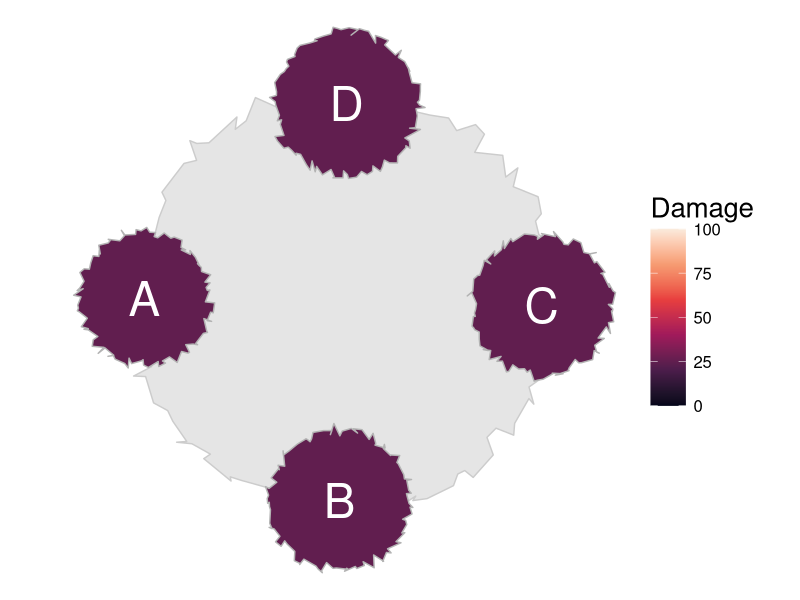
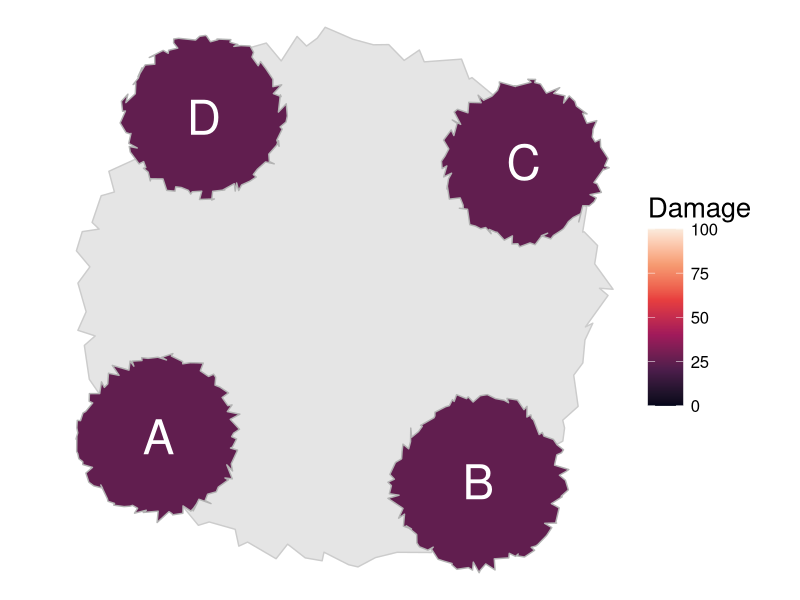
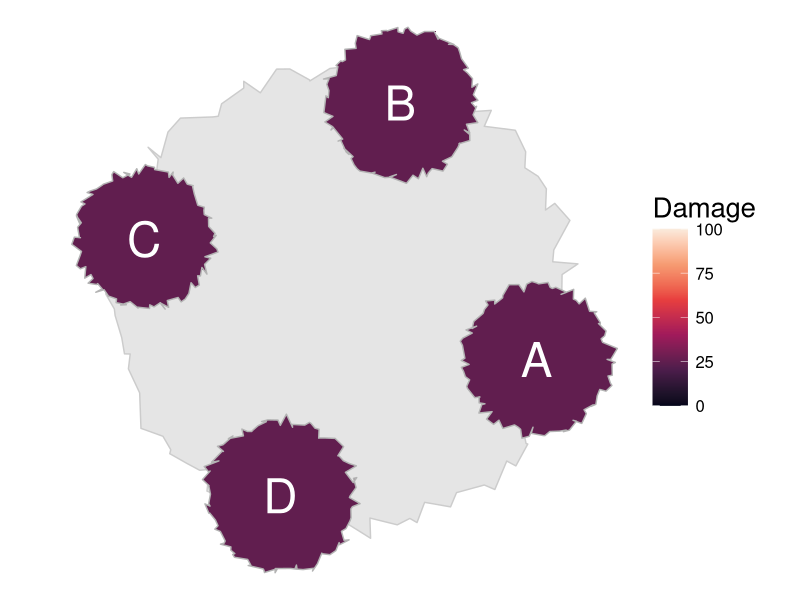
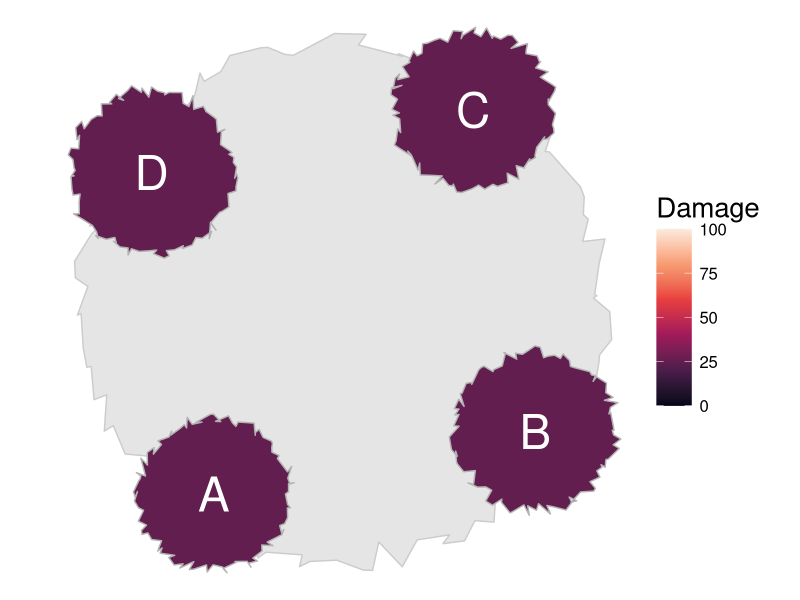
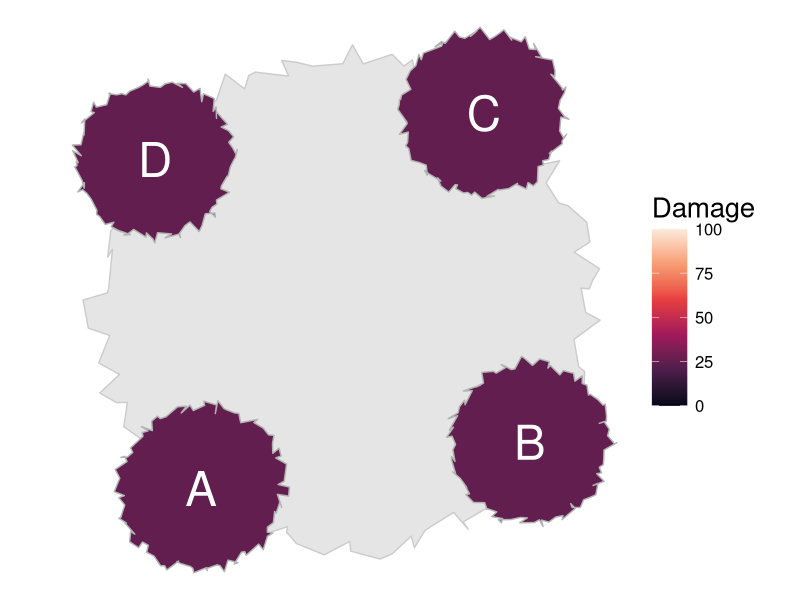
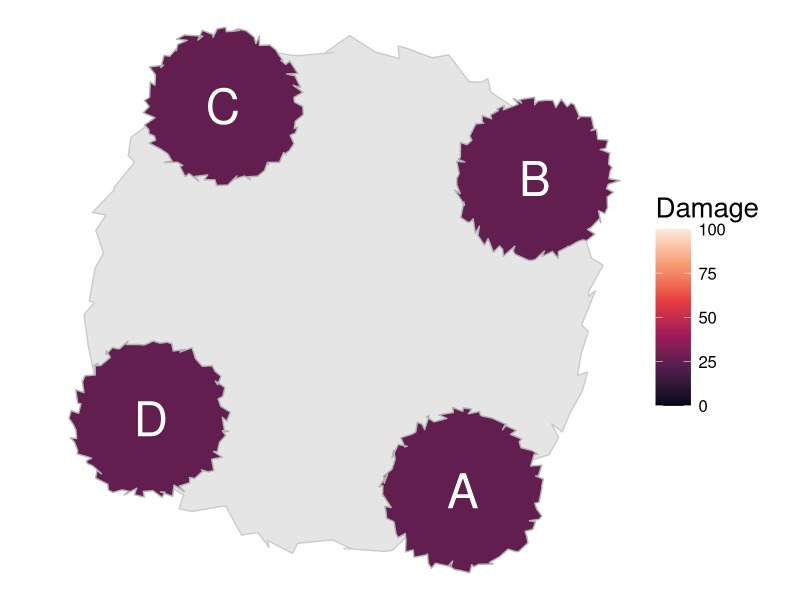
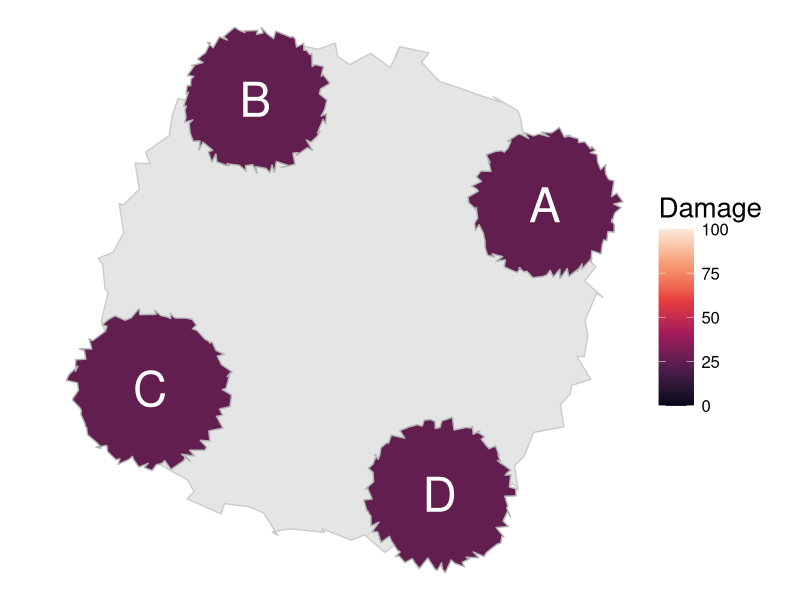
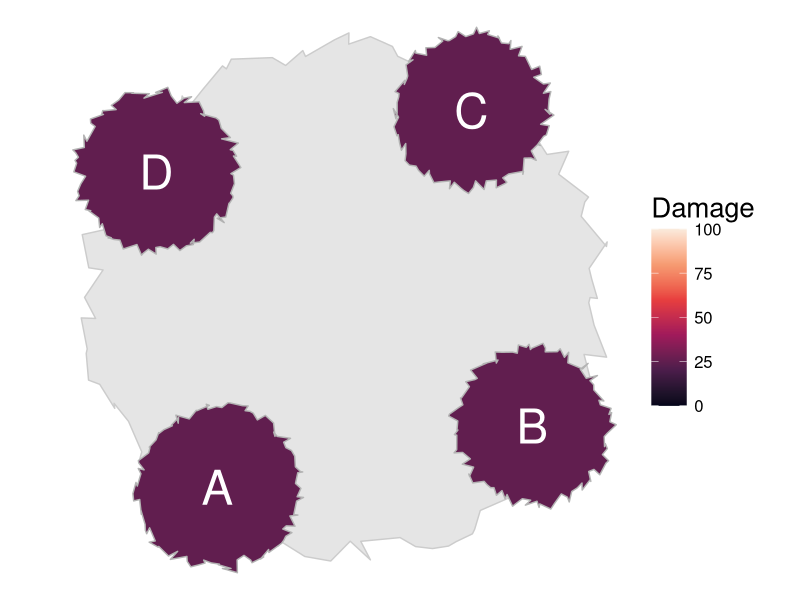

Recreate these plots in R, in order. (Note: this script raises an error after producing the figures.)
library(tidyverse)
library(RColorBrewer)
library(viridis)
library(here)

###CIRCLE GENERATION###
#Helper functions
generate_circle <- function(radius) {
  num_points <- 100  # Number of points along the circle
  angles <- seq(0, 2 * pi, length.out = num_points)
  
  circle <- data.frame(
    x = radius * cos(angles),
    y = radius * sin(angles)
  )
  
  return(circle)
}

add_deviation_to_circle <- function(circle, deviation_factor = 0.05) {
  deviation_x <- runif(nrow(circle), -deviation_factor, deviation_factor)
  deviation_y <- runif(nrow(circle), -deviation_factor, deviation_factor)
  circle$x <- circle$x + deviation_x
  circle$y <- circle$y + deviation_y
  return(circle)
}

adjust_perimeter <- function(circle, target_perimeter) {
  perimeter <- sum(sqrt(diff(circle$x)^2 + diff(circle$y)^2))
  scale_factor <- target_perimeter / perimeter
  circle$x <- circle$x * scale_factor
  circle$y <- circle$y * scale_factor
  return(circle)
}

#Call this function to generate circle!
base_circle <- function(radius, target_perimeter, deviation_factor) {
  circle <- generate_circle(radius)
  circle <- add_deviation_to_circle(circle, deviation_factor)
  circle <- adjust_perimeter(circle, target_perimeter)
  return(circle)
}

#Polygon rotation helper function
rot <- function(df, angle_deg) {
  angle_rad <- angle_deg * (pi / 180)
  
  df_rotated <- df |>
    mutate(
      x_rot = x * cos(angle_rad) - y * sin(angle_rad),
      y_rot = x * sin(angle_rad) + y * cos(angle_rad),
      x = x_rot, 
      y = y_rot
    )
  
  return(df_rotated)
}

###MAP CREATION###
create_map = function(a_idx, col, starting_angle, intuition) {
  #Index for D country is 3 after index for A country -- select damage levels
  d_idx <- a_idx + 3
  props <- scenarios[a_idx:d_idx]
  
  #Declare polygon objects
  obj1 <- base_circle(.7, 3.4, .055)
  obj2 <- base_circle(.7, 3.4, .055)
  obj3 <- base_circle(.7, 3.4, .055)
  obj4 <- base_circle(.7, 3.4, .055)
  
  #Establish map-wise rotation
  first_obj_rad = starting_angle * pi/180
  second_obj_rad = first_obj_rad + pi/2 
  third_obj_rad = first_obj_rad + pi
  fourth_obj_rad = first_obj_rad + 3*pi/2
  
  #Choose angle of internal rotation
  rot_angle <- sample(0:360, size=1)
  rot_rad = rot_angle * pi/180
  
  #Calculate end-goal center coordinates of each polygon
  cntr1_x = cos(first_obj_rad)
  cntr1_y = sin(first_obj_rad)
  cntr2_x = cos(second_obj_rad)
  cntr2_y = sin(second_obj_rad)
  cntr3_x = cos(third_obj_rad)
  cntr3_y = sin(third_obj_rad)
  cntr4_x = cos(fourth_obj_rad)
  cntr4_y = sin(fourth_obj_rad)
  
  #Translating polygons to formerly-calculated center coordinates
  coords1 <- obj1 |>
    mutate(x = x + cntr1_x,
           y = y + cntr1_y,
           damage = props[1])
  coords2 <- obj2 |>
    mutate(x = x + cntr2_x,
           y = y + cntr2_y,
           damage = props[2])
  coords3 <- obj3 |>
    mutate(x = x + cntr3_x,
           y = y + cntr3_y,
           damage = props[3])
  coords4 <- obj4 |>
    mutate(x = x + cntr4_x,
           y = y + cntr4_y,
           damage = props[4])
  
  #Rotate polygons by same random amount because of odd rot() functionality
  coords1 <- rot(coords1, rot_angle)
  coords2 <- rot(coords2, rot_angle)
  coords3 <- rot(coords3, rot_angle)
  coords4 <- rot(coords4, rot_angle)
  
  #Create label overlay with polygon center coordinates
  #Adding rotation from rot() function to label coordinates
  cntr1_x_rot <- cntr1_x * cos(rot_rad) - cntr1_y * sin(rot_rad)
  cntr1_y_rot <- cntr1_x * sin(rot_rad) + cntr1_y * cos(rot_rad)
  cntr2_x_rot <- cntr2_x * cos(rot_rad) - cntr2_y * sin(rot_rad)
  cntr2_y_rot <- cntr2_x * sin(rot_rad) + cntr2_y * cos(rot_rad)
  cntr3_x_rot <- cntr3_x * cos(rot_rad) - cntr3_y * sin(rot_rad)
  cntr3_y_rot <- cntr3_x * sin(rot_rad) + cntr3_y * cos(rot_rad)
  cntr4_x_rot <- cntr4_x * cos(rot_rad) - cntr4_y * sin(rot_rad)
  cntr4_y_rot <- cntr4_x * sin(rot_rad) + cntr4_y * cos(rot_rad)
  
  labels <- data.frame(
    text = c("A", "B", "C", "D"),
    x = c(cntr1_x_rot, cntr2_x_rot, cntr3_x_rot, cntr4_x_rot),
    y = c(cntr1_y_rot, cntr2_y_rot, cntr3_y_rot, cntr4_y_rot))
  
  #Circle qualities pre-selected based on visual salience
  circle <- base_circle(1.8, 9, .1) 
  
  #Plot, store to object
  map <- ggplot() +
    geom_polygon(circle, mapping = aes(x = x, y = y), fill = "grey90", color = "grey80") +
    geom_polygon(data = coords1, aes(x = x, y = y, fill = damage), color  = "grey70") +
    geom_polygon(data = coords2, aes(x = x, y = y, fill = damage), color = "grey70") +
    geom_polygon(data = coords3, aes(x = x, y = y, fill = damage), color = "grey70") +
    geom_polygon(data = coords4, aes(x = x, y = y, fill = damage), color = "grey70") +
    geom_text(data = labels, aes(x = x, y = y, label = text), color = "white", size = 12) +
    labs(fill = "Damage") +
    coord_fixed() 
  
  if (intuition == "int") {
    rev = 1
  } else {
    rev = -1
  }
  
  if (col == "blues") { #Blue color map
    map_col <- map +
      scale_fill_distiller(direction = rev, palette = "Blues", limits = c(0, 100))}
  else { #Rocket color map
    map_col <- map +
      scale_fill_viridis_c(option = "rocket", direction = rev, limits = c(0, 100))
  }
  
  #Add void theme to eliminate grid lines, axes, etc. 
  map_col <- map_col + 
    theme_void() +  
    theme(plot.background = element_rect(fill = "white", color = NA),
          legend.key.size = unit(.9, 'cm'), 
          legend.text = element_text(size = 12), 
          legend.title = element_text(size = 20))
  return(map_col)
}


#Save map to repository
download_map = function(map, a_idx, intuition, col, i) {
  #Create scenario prefix, rename intuition level, add version number
  scenario = case_when(a_idx == 1 ~ "scen1",
                       a_idx == 5 ~ "scen2",
                       a_idx == 9 ~ "scen3",
                       a_idx == 13 ~ "scen4",
                       a_idx == 17 ~ "scen5",
                       a_idx == 21 ~ "scen6")
  intuition_level = if_else(intuition == "int", "intuitive", "nonintuitive")
  i = paste("ver", i)
  
  #Create name, folder name, and set path
  download_name <- paste(scenario, col, intuition_level, i, ".png", sep = "_")
  folder_name <- paste(scenario, col, intuition_level, "maps", sep = "_")
  path <- here("map_plots", folder_name, download_name) 
  
  #Save and return name for storage in attribute table
  ggsave(path, plot = map, width = 10, height = 8, dpi = 300)
  return(download_name)
}

#Scenario damage levels
scenarios <- c(c(25,25,25,25),c(40,40,10,10),c(10,10,40,40),c(40,25,25,10),c(10,25,25,40),c(25,25,10,40))
#Possible indices of country A for each scenario 
scenario_a_indx <- c(1,5,9,13,17,21)
#Differentiating between intuititon levels and color schemes 
int_nonint <- c("int", "nonint")
col_scheme <- c("rocket", "blues")
#Version number
iter <- c(1,2,3,4,5,6,7,8,9,10,11,12,13,14,15,16)
#Possible map rotations
#Any given two maps within an attribute combination will be at least 15 degrees apart
map_rot <- c(0,15,30,45,60,75,90,105,120,135,150,165,180,195,210,225,240,255,270,285,300,315,330,345)

#Initialize attributes dataframe
map_attributes <- data.frame(
  a_idx = c(),
  intuition = c(),
  color = c(),
  version = c(),
  starting_angle = c(),
  filename = c()
)

for (a_idx in scenario_a_indx) {
  for (col in col_scheme){
    for (intuition in int_nonint) {
      #Randomly choose 8 starting angles for 8 versions of a given combination
      starting_angle_arr <- sample(map_rot, size = 16, replace = FALSE)
      for (i in iter) {
        starting_angle = starting_angle_arr[i]
        
        map <- create_map(a_idx, col, starting_angle, intuition)
        
        filename <- download_map(map, a_idx, intuition, col, i)
        
        attr <- c(a_idx, intuition, col, i, starting_angle, filename)
        map_attributes <- map_attributes |> rbind(attr)
      }
    }
  }
}


map_attributes_edited <- map_attributes |>
  mutate(scenario_props = case_when(X.1. == 1 ~ '25_25_25_25',
                                    X.1. == 5 ~ '40_40_10_10',
                                    X.1. == 9 ~ '10_10_40_40',
                                    X.1. == 13 ~ '40_25_25_10',
                                    X.1. == 17 ~ '10_25_25_40',
                                    X.1. == 21 ~ '25_25_10_40')) |>
  select(-X.1.)

colnames(map_attributes_edited) <- c('intuition', 'colormap', 'version', 'rotation', 'file_name', 'scenario_props')

write.csv(map_attributes_edited, 'map_attributes.csv')
